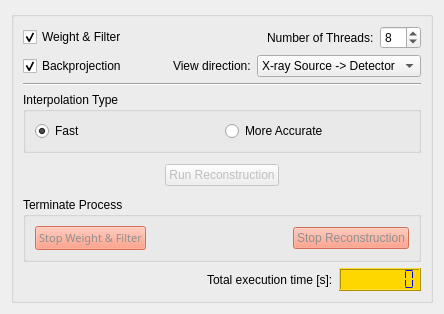
                 <widget class="QWidget" name="tab_SingleRecon">
                  <property name="enabled">
                   <bool>true</bool>
                  </property>
                  <attribute name="title">
                   <string>Single Reconstruction</string>
                  </attribute>
                  <layout class="QGridLayout" name="gridLayout_9">
                   <item row="0" column="0">
                    <widget class="QGroupBox" name="GrBox_SingleRecon">
                     <property name="enabled">
                      <bool>true</bool>
                     </property>
                     <property name="title">
                      <string/>
                     </property>
                     <layout class="QVBoxLayout" name="verticalLayout_6">
                      <item>
                       <layout class="QHBoxLayout" name="horizontalLayout_30">
                        <item>
                         <widget class="QCheckBox" name="CkBox_WeightFilter">
                          <property name="enabled">
                           <bool>true</bool>
                          </property>
                          <property name="text">
                           <string>Weight &amp;&amp; Filter</string>
                          </property>
                          <property name="checked">
                           <bool>true</bool>
                          </property>
                         </widget>
                        </item>
                        <item>
                         <spacer name="horizontalSpacer_54">
                          <property name="orientation">
                           <enum>Qt::Horizontal</enum>
                          </property>
                          <property name="sizeHint" stdset="0">
                           <size>
                            <width>80</width>
                            <height>20</height>
                           </size>
                          </property>
                         </spacer>
                        </item>
                        <item>
                         <widget class="QLabel" name="label_NumberProcesses">
                          <property name="text">
                           <string>Number of Threads:</string>
                          </property>
                         </widget>
                        </item>
                        <item>
                         <widget class="QSpinBox" name="SBox_NumberOfMPIProcesses">
                          <property name="minimum">
                           <number>1</number>
                          </property>
                          <property name="maximum">
                           <number>64</number>
                          </property>
                          <property name="value">
                           <number>8</number>
                          </property>
                         </widget>
                        </item>
                       </layout>
                      </item>
                      <item>
                       <layout class="QHBoxLayout" name="horizontalLayout_27">
                        <item>
                         <widget class="QCheckBox" name="CkBox_Backprojection">
                          <property name="text">
                           <string>Backprojection</string>
                          </property>
                          <property name="checked">
                           <bool>true</bool>
                          </property>
                         </widget>
                        </item>
                        <item>
                         <spacer name="horizontalSpacer_9">
                          <property name="orientation">
                           <enum>Qt::Horizontal</enum>
                          </property>
                          <property name="sizeHint" stdset="0">
                           <size>
                            <width>40</width>
                            <height>20</height>
                           </size>
                          </property>
                         </spacer>
                        </item>
                        <item>
                         <widget class="QLabel" name="label_5">
                          <property name="text">
                           <string>View direction:</string>
                          </property>
                         </widget>
                        </item>
                        <item>
                         <widget class="QComboBox" name="CBox_ViewDirection">
                          <property name="minimumSize">
                           <size>
                            <width>145</width>
                            <height>0</height>
                           </size>
                          </property>
                          <item>
                           <property name="text">
                            <string>X-ray Source -&gt; Detector</string>
                           </property>
                          </item>
                          <item>
                           <property name="text">
                            <string>Detector -&gt; X-ray Source</string>
                           </property>
                          </item>
                         </widget>
                        </item>
                       </layout>
                      </item>
                      <item>
                       <widget class="Line" name="line_5">
                        <property name="orientation">
                         <enum>Qt::Horizontal</enum>
                        </property>
                       </widget>
                      </item>
                      <item>
                       <widget class="QGroupBox" name="groupBox_InterpolationType">
                        <property name="minimumSize">
                         <size>
                          <width>20</width>
                          <height>26</height>
                         </size>
                        </property>
                        <property name="title">
                         <string>Interpolation Type</string>
                        </property>
                        <layout class="QHBoxLayout" name="horizontalLayout_51">
                         <item>
                          <widget class="QRadioButton" name="radioButton_fast">
                           <property name="text">
                            <string>Fast</string>
                           </property>
                           <property name="checked">
                            <bool>true</bool>
                           </property>
                           <attribute name="buttonGroup">
                            <string notr="true">buttonGroup</string>
                           </attribute>
                          </widget>
                         </item>
                         <item>
                          <widget class="QRadioButton" name="radioButton_accurate">
                           <property name="text">
                            <string>More Accurate</string>
                           </property>
                           <attribute name="buttonGroup">
                            <string notr="true">buttonGroup</string>
                           </attribute>
                          </widget>
                         </item>
                        </layout>
                       </widget>
                      </item>
                      <item>
                       <spacer name="verticalSpacer_8">
                        <property name="orientation">
                         <enum>Qt::Vertical</enum>
                        </property>
                        <property name="sizeHint" stdset="0">
                         <size>
                          <width>20</width>
                          <height>5</height>
                         </size>
                        </property>
                       </spacer>
                      </item>
                      <item>
                       <layout class="QHBoxLayout" name="horizontalLayout_31">
                        <item>
                         <spacer name="horizontalSpacer_60">
                          <property name="orientation">
                           <enum>Qt::Horizontal</enum>
                          </property>
                          <property name="sizeHint" stdset="0">
                           <size>
                            <width>10</width>
                            <height>20</height>
                           </size>
                          </property>
                         </spacer>
                        </item>
                        <item>
                         <widget class="QPushButton" name="Btn_RunReconstruction">
                          <property name="enabled">
                           <bool>false</bool>
                          </property>
                          <property name="text">
                           <string>Run Reconstruction</string>
                          </property>
                         </widget>
                        </item>
                        <item>
                         <spacer name="horizontalSpacer_55">
                          <property name="orientation">
                           <enum>Qt::Horizontal</enum>
                          </property>
                          <property name="sizeHint" stdset="0">
                           <size>
                            <width>40</width>
                            <height>20</height>
                           </size>
                          </property>
                         </spacer>
                        </item>
                       </layout>
                      </item>
                      <item>
                       <spacer name="verticalSpacer_9">
                        <property name="orientation">
                         <enum>Qt::Vertical</enum>
                        </property>
                        <property name="sizeHint" stdset="0">
                         <size>
                          <width>20</width>
                          <height>5</height>
                         </size>
                        </property>
                       </spacer>
                      </item>
                      <item>
                       <widget class="QGroupBox" name="GrBox_TerminateReconstruction">
                        <property name="minimumSize">
                         <size>
                          <width>0</width>
                          <height>30</height>
                         </size>
                        </property>
                        <property name="styleSheet">
                         <string notr="true"/>
                        </property>
                        <property name="title">
                         <string>Terminate Process</string>
                        </property>
                        <layout class="QHBoxLayout" name="horizontalLayout_35">
                         <item>
                          <widget class="QPushButton" name="Btn_StopWeightFilterProc">
                           <property name="enabled">
                            <bool>false</bool>
                           </property>
                           <property name="font">
                            <font>
                             <family>Lucida Sans Typewriter</family>
                             <pointsize>8</pointsize>
                             <weight>9</weight>
                             <italic>false</italic>
                             <bold>false</bold>
                            </font>
                           </property>
                           <property name="styleSheet">
                            <string notr="true">QPushButton {
	background-color: red;
	font: 75 8pt &quot;Lucida Sans Typewriter&quot;;
}

QPushButton:disabled {
    background-color: rgb(255, 136, 106);
	color: rgb(144, 144, 144);
}
</string>
                           </property>
                           <property name="text">
                            <string>Stop Weight &amp;&amp; Filter</string>
                           </property>
                          </widget>
                         </item>
                         <item>
                          <spacer name="horizontalSpacer_57">
                           <property name="orientation">
                            <enum>Qt::Horizontal</enum>
                           </property>
                           <property name="sizeHint" stdset="0">
                            <size>
                             <width>46</width>
                             <height>20</height>
                            </size>
                           </property>
                          </spacer>
                         </item>
                         <item>
                          <widget class="QPushButton" name="Btn_StopReconstructionProc">
                           <property name="enabled">
                            <bool>false</bool>
                           </property>
                           <property name="styleSheet">
                            <string notr="true">QPushButton {
	background-color: red;
	font: 75 8pt &quot;Lucida Sans Typewriter&quot;;
}

QPushButton:disabled {
    background-color: rgb(255, 136, 106);
	color: rgb(144, 144, 144);
}
</string>
                           </property>
                           <property name="text">
                            <string>Stop Reconstruction</string>
                           </property>
                          </widget>
                         </item>
                        </layout>
                       </widget>
                      </item>
                      <item>
                       <layout class="QHBoxLayout" name="horizontalLayout_49">
                        <item>
                         <spacer name="horizontalSpacer_34">
                          <property name="orientation">
                           <enum>Qt::Horizontal</enum>
                          </property>
                          <property name="sizeHint" stdset="0">
                           <size>
                            <width>40</width>
                            <height>20</height>
                           </size>
                          </property>
                         </spacer>
                        </item>
                        <item>
                         <widget class="QLabel" name="label">
                          <property name="text">
                           <string>Total execution time [s]:</string>
                          </property>
                         </widget>
                        </item>
                        <item>
                         <widget class="QLCDNumber" name="LCD_timing">
                          <property name="styleSheet">
                           <string notr="true">color: blue; background: gold;</string>
                          </property>
                          <property name="frameShadow">
                           <enum>QFrame::Raised</enum>
                          </property>
                          <property name="smallDecimalPoint">
                           <bool>false</bool>
                          </property>
                          <property name="digitCount">
                           <number>7</number>
                          </property>
                          <property name="segmentStyle">
                           <enum>QLCDNumber::Flat</enum>
                          </property>
                         </widget>
                        </item>
                       </layout>
                      </item>
                     </layout>
                    </widget>
                   </item>
                  </layout>
                 </widget>
